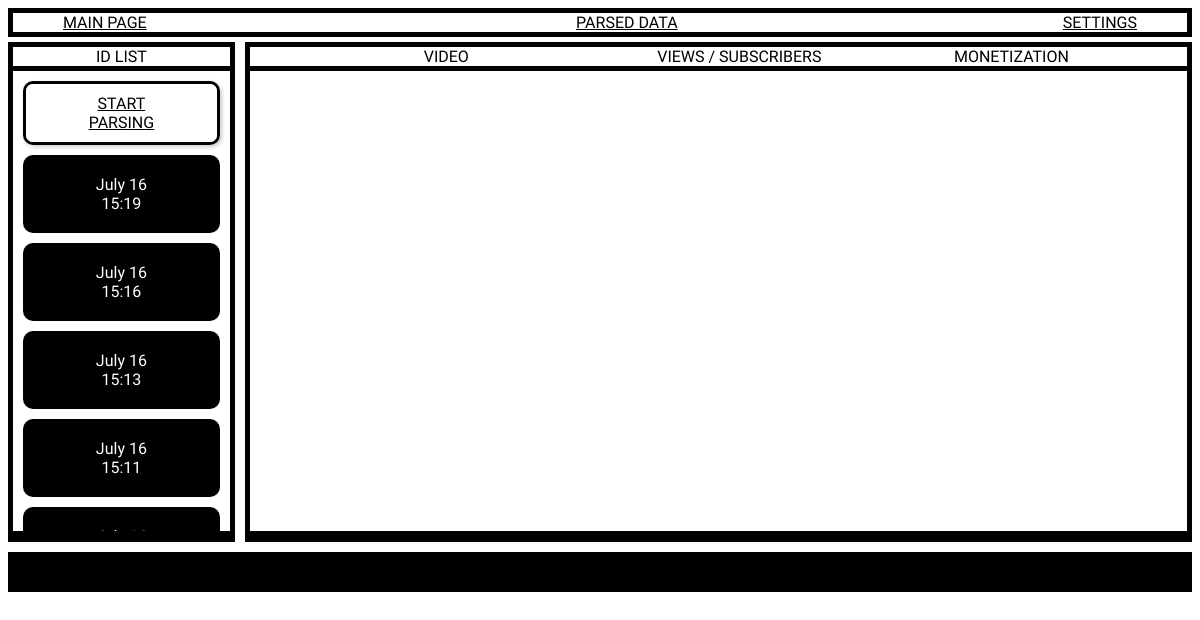
Page /parsed_data/0Q0ZN2P on the committed database.
### main_app/models.py (models this page shows)
class VideoGroup(models.Model):
    identifier = models.CharField(max_length=7, unique=True, default=generate_unique_identifier)
    created_at = models.DateTimeField(auto_now_add=True)
    videos = models.ManyToManyField(Video)
    def __str__(self):
        return self.identifier

### main_app/views.py (the view)
# urls.py: path('parsed_data/<slug:identifier>', return_playlist_by_id, name='identifier'),
def return_playlist_by_id(request, identifier):
    video_group = VideoGroup.objects.order_by('-created_at')
    selected_identifier = get_object_or_404(VideoGroup, identifier=identifier)
    videos = Video.objects.all()
    filtered_videos = videos.filter(videogroup__identifier=selected_identifier) if selected_identifier else videos
    return render(request, 'main_app/video_list.html', {'identifiers': video_group, 'videos': filtered_videos})

### main_app/templates/main_app/video_list.html (shortened to what this page needs)
{% extends "main_app/base.html" %}
{% load static %}
{% block sidebar_name %}ID LIST{% endblock %}
{% block sidebar_content %}
<div class="sidebar-start-parsing-block">
        <a href="{% url 'parser_service:parsing' %}" class="start-parsing button"
        >START PARSING</a>
</div>
{% for identifier in identifiers %}
    <div class="sidebar-content-block">
        <a href="{% url 'main_app:identifier' identifier=identifier%}"
           class="identificator button">{{ identifier.created_at|date:"F d"}}
           {{ identifier.created_at|time:"H:i" }}</a>
    </div>
    {% endfor %}
{% endblock %}
{% block content_header %}
<div class="row content-header-row">
    <div class="content-header-block1">VIDEO</div>
    <div class="content-header-block2">VIEWS / SUBSCRIBERS</div>
    <div class="content-header-block3">MONETIZATION</div>
</div>
{% endblock %}

### main_app/static/main_app/css/styles.css (style rules this page uses)
.row:after { content: ""; display: table; clear: both; }
.sidebar-start-parsing-block { margin: 10px; text-align: center; background: white; overflow: hidden; border: 3px solid black; border-radius: 10px; font-family: 'Tektur', cursive; box-shadow: 2px 2px 4px rgba(0, 0, 0, 0.2); }
.button { display: inline-block; padding-top: 10px; padding-bottom: 10px; padding-left: 50px; padding-right: 50px; background-color: inherit; border: none; border-radius: 0; box-shadow: none; cursor: pointer; }
.start-parsing { color: black; }
.sidebar-content-block { margin: 10px; padding: 10px; text-align: center; background: black; overflow: hidden; border-radius: 10px; font-family: 'Tektur', cursive; }
.identificator { color: white; text-decoration: none; }
.content-header-row { margin-top: 5px; margin-left: 50px; margin-right: 50px; }
.content-header-block1 { width: 35%; float: left; text-align: center; }
.content-header-block2 { width: 35%; float: left; text-align: center; }
.content-header-block3 { width: 30%; float: left; text-align: center; }

### rows in the picture
VideoGroup: created_at "July 16", created_at "15:19"
VideoGroup: created_at "July 16", created_at "15:16"
VideoGroup: created_at "July 16", created_at "15:13"
VideoGroup: created_at "July 16", created_at "15:11"
